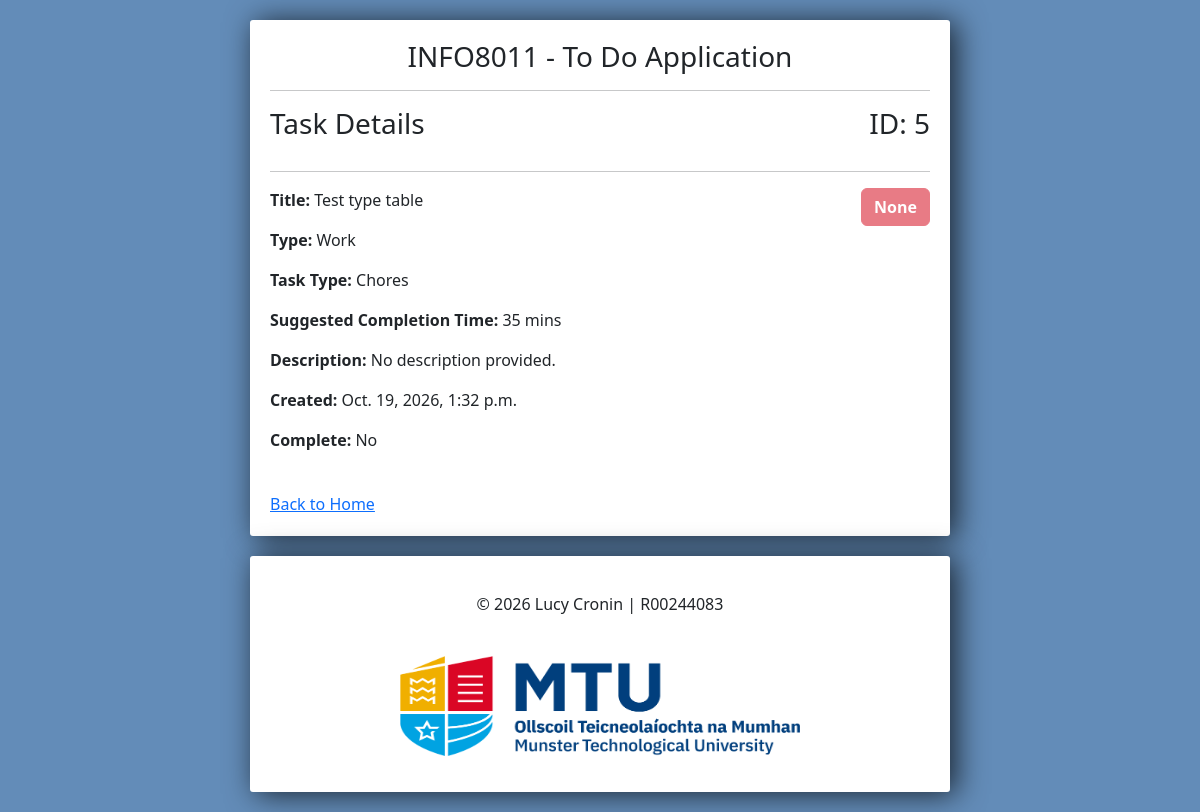
Page /detail/5/ on the committed database.
### tasks/models.py (models this page shows, shortened)
class Task(models.Model):
    TYPE_CHOICES = [
        ('Work', 'Work'),
        ('Personal', 'Personal'),
        ('Shopping', 'Shopping'),
        ('Other', 'Other'),
    ]
    PRIORITY_CHOICES = [
        (1, 'High'),
        (2, 'Medium'),
        (3, 'Low'),
    ]
    title = models.CharField(max_length=200)
    complete = models.BooleanField(default=False)
    type = models.CharField(max_length=24, choices=TYPE_CHOICES, blank=False)
    task_type = models.ForeignKey(Type, on_delete=models.SET_NULL, null=True)
    description = models.TextField(blank=True, null=True)
    created = models.DateTimeField(auto_now_add=True)
    complete_date = models.DateTimeField(auto_now_add=True)
    @property
    def get_description(self):
        if self.description:
            return self.description
        else:
            return "No description provided."

class Type(models.Model):
    name = models.CharField(max_length=50)
    suggested_completion_time = models.CharField(max_length=12)

### tasks/views.py (the view)
# urls.py: path('detail/<str:pk>/', detail_task, name='detail'),
def detail_task(request, pk):
    task = Task.objects.get(id=pk)
    context = {'task': task}
    return render(request, 'detail.html', context)

### tasks/templates/detail.html (shortened to what this page needs)
{% extends 'base.html' %}
{%load static %}
{% block content %}
    <div>
            <h3 class="h-left"> Task Details </h3>
            <h3 class="h-right"> ID: {{ task.id }} </h3>
    <hr>
    </div>
    <div class="h-right">
        {% if task.priority == 1 %}
            <span><p class="btn btn-warning disabled"><strong>High</strong></p></span>
        {% elif task.priority == 2 %}
            <span><p class="btn btn-info disabled"><strong>Medium</strong></p></span>
        {% elif task.priority == 3 %}
            <span><p class="btn btn-success disabled"><strong>Low</strong></p></span>
        {% else%}
            <span><p class="btn btn-danger disabled"><strong>None</strong></p></span>
        {% endif %}
    </div>
    <p><b>Title:</b> {{ task.title }}</p>
    <p><b>Type:</b> {{ task.type }}</p>
    <p><b>Task Type:</b> {{ task.task_type.name }}</p>
    <p><b>Suggested Completion Time:</b> {{ task.task_type.suggested_completion_time }}</p>
    <p><b>Description:</b> {{ task.get_description }}</p>
    <p><b>Created:</b> {{ task.created }}</p>
    {% if task.complete == True %}
        <p><b>Completed on:</b> {{ task.complete_date }}</p>
    {% else %}
        <p><b>Complete:</b> No</p>
    {% endif %}
<a class="w-100 btn-info" href="{% url 'home' %}"> Back to Home </a>
{% endblock %}

### tasks/static/style.css (style rules this page uses)
body { background-color: #638CB8; }
.h-left { float: left; }
.h-right { float: right; }

### rows in the picture
Task: id "5", title "Test type table", type "Work", task_type.name "Chores", task_type.suggested_completion_time "35 mins", get_description "No description provided.", created "Oct. 19, 2026, 1:32 p.m."
